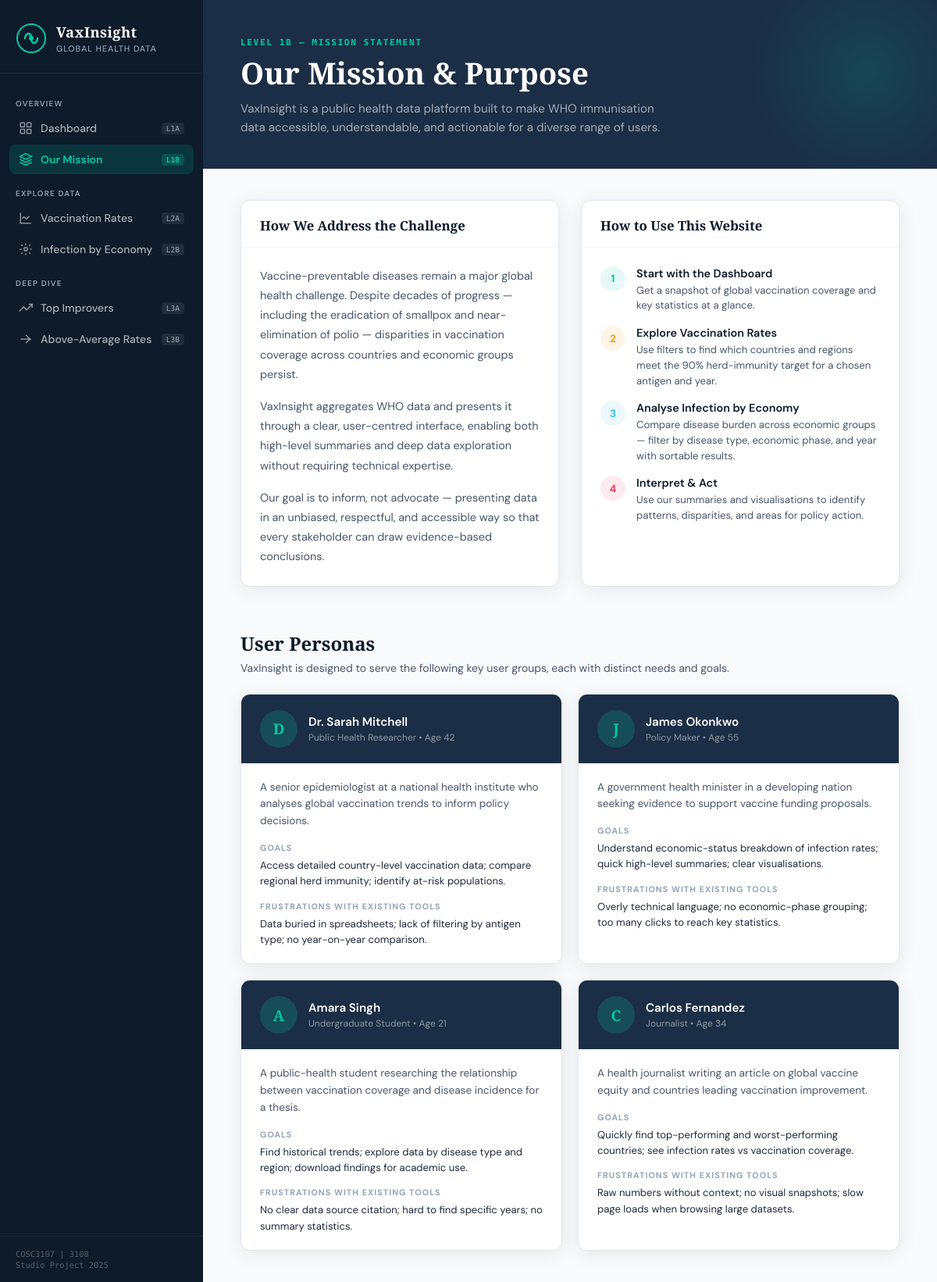
Page /mission on the committed database.
### tables this page shows
CREATE TABLE personas (
            id INTEGER PRIMARY KEY AUTOINCREMENT,
            name TEXT NOT NULL,
            role TEXT NOT NULL,
            age INTEGER,
            description TEXT NOT NULL,
            goals TEXT NOT NULL,
            frustrations TEXT NOT NULL
        );

### app.py (the view)
@app.route('/mission')
def mission():
    db = get_db()
    personas  = db.execute("SELECT * FROM personas").fetchall()
    team      = db.execute("SELECT * FROM team_members").fetchall()
    db.close()
    return render_template('mission.html', personas=personas, team=team)

### database.py (called while the page is built)
def get_db():
    conn = sqlite3.connect(DB_PATH)
    conn.row_factory = sqlite3.Row
    return conn

### templates/mission.html (shortened to what this page needs)
{% extends "base.html" %}
{% block content %}
<div class="page-header">
  <div class="page-header-eyebrow">Level 1B — Mission Statement</div>
  <h1>Our Mission &amp; Purpose</h1>
  <p>
    VaxInsight is a public health data platform built to make WHO immunisation
    data accessible, understandable, and actionable for a diverse range of users.
  </p>
</div>
<div class="content-area">
  <div class="two-col" style="margin-bottom:28px;">
    <div class="card">
      <div class="card-header"><h3>How We Address the Challenge</h3></div>
      <div class="card-body">
        <p style="font-size:.9rem;color:var(--gray-600);line-height:1.75;margin-bottom:16px;">
          Vaccine-preventable diseases remain a major global health challenge. Despite
          decades of progress — including the eradication of smallpox and near-elimination
          of polio — disparities in vaccination coverage across countries and economic
          groups persist.
        </p>
        <p style="font-size:.9rem;color:var(--gray-600);line-height:1.75;margin-bottom:16px;">
          VaxInsight aggregates WHO data and presents it through a clear, user-centred
          interface, enabling both high-level summaries and deep data exploration without
          requiring technical expertise.
        </p>
        <p style="font-size:.9rem;color:var(--gray-600);line-height:1.75;">
          Our goal is to inform, not advocate — presenting data in an unbiased,
          respectful, and accessible way so that every stakeholder can draw
          evidence-based conclusions.
        </p>
      </div>
    </div>
    <div class="card">
      <div class="card-header"><h3>How to Use This Website</h3></div>
      <div class="card-body">
        <div style="display:flex;flex-direction:column;gap:16px;">
          <div style="display:flex;gap:14px;align-items:flex-start;">
            <div style="width:32px;height:32px;border-radius:50%;background:rgba(0,201,167,.1);color:var(--teal);display:flex;align-items:center;justify-content:center;font-weight:700;font-size:.85rem;flex-shrink:0;">1</div>
            <div>
              <div style="font-weight:600;color:var(--navy);font-size:.9rem;margin-bottom:3px;">Start with the Dashboard</div>
              <div style="font-size:.82rem;color:var(--gray-600);line-height:1.5;">Get a snapshot of global vaccination coverage and key statistics at a glance.</div>
            </div>
          </div>
          <div style="display:flex;gap:14px;align-items:flex-start;">
            <div style="width:32px;height:32px;border-radius:50%;background:rgba(245,158,11,.1);color:var(--amber);display:flex;align-items:center;justify-content:center;font-weight:700;font-size:.85rem;flex-shrink:0;">2</div>
            <div>
              <div style="font-weight:600;color:var(--navy);font-size:.9rem;margin-bottom:3px;">Explore Vaccination Rates</div>
              <div style="font-size:.82rem;color:var(--gray-600);line-height:1.5;">Use filters to find which countries and regions meet the 90% herd-immunity target for a chosen antigen and year.</div>
            </div>
          </div>
          <div style="display:flex;gap:14px;align-items:flex-start;">
            <div style="width:32px;height:32px;border-radius:50%;background:rgba(56,189,248,.1);color:var(--sky);display:flex;align-items:center;justify-content:center;font-weight:700;font-size:.85rem;flex-shrink:0;">3</div>
            <div>
              <div style="font-weight:600;color:var(--navy);font-size:.9rem;margin-bottom:3px;">Analyse Infection by Economy</div>
              <div style="font-size:.82rem;color:var(--gray-600);line-height:1.5;">Compare disease burden across economic groups — filter by disease type, economic phase, and year with sortable results.</div>
            </div>
          </div>
          <div style="display:flex;gap:14px;align-items:flex-start;">
            <div style="width:32px;height:32px;border-radius:50%;background:rgba(244,63,94,.1);color:var(--rose);display:flex;align-items:center;justify-content:center;font-weight:700;font-size:.85rem;flex-shrink:0;">4</div>
            <div>
              <div style="font-weight:600;color:var(--navy);font-size:.9rem;margin-bottom:3px;">Interpret &amp; Act</div>
              <div style="font-size:.82rem;color:var(--gray-600);line-height:1.5;">Use our summaries and visualisations to identify patterns, disparities, and areas for policy action.</div>
            </div>
          </div>
        </div>
      </div>
    </div>
  </div>
  <h2 class="section-title">User Personas</h2>
  <p class="section-sub">VaxInsight is designed to serve the following key user groups, each with distinct needs and goals.</p>
  <div class="persona-grid">
    {% for p in personas %}
    <div class="persona-card">
      <div class="persona-header">
        <div class="persona-avatar">{{ p.name[0] }}</div>
        <div>
          <div class="persona-name">{{ p.name }}</div>
          <div class="persona-role">{{ p.role }} &bull; Age {{ p.age }}</div>
        </div>
      </div>
      <div class="persona-body">
        <p class="persona-desc">{{ p.description }}</p>
        <div class="persona-section-label">Goals</div>
        <p class="persona-goals" style="margin-bottom:14px;">{{ p.goals }}</p>
        <div class="persona-section-label">Frustrations with existing tools</div>
        <p class="persona-frust">{{ p.frustrations }}</p>
      </div>
    </div>
    {% endfor %}
  </div>
</div>
{% endblock %}

### static/style.css (style rules this page uses)
:root { --navy: #0d1b2a; --navy-mid: #1b2e45; --navy-lite: #243b55; --teal: #00c9a7; --teal-dark: #00a88a; --amber: #f59e0b; --rose: #f43f5e; --sky: #38bdf8; --white: #ffffff; --gray-50: #f8fafc; --gray-100: #f1f5f9; --gray-200: #e2e8f0; --gray-400: #94a3b8; --gray-600: #475569; --gray-800: #1e293b; --sidebar-w: 260px; --radius: 12px; --radius-sm: 8px; --shadow: 0 4px 24px rgba(0,0,0,.08); --shadow-lg: 0 8px 40px rgba(0,0,0,.12); --font-head: 'Playfair Display', Georgia, serif; --font-body: 'DM Sans', sans-serif; --font-mono: 'DM Mono', monospace; }
*, *::before, *::after { box-sizing: border-box; margin: 0; padding: 0; }
html { font-size: 16px; scroll-behavior: smooth; }
body { font-family: var(--font-body); background: var(--gray-50); color: var(--gray-800); display: flex; min-height: 100vh; }
.page-header { background: var(--navy-mid); color: var(--white); padding: 48px 48px 40px; position: relative; overflow: hidden; }
.page-header::before { content: ''; position: absolute; top: -60px; right: -60px; width: 300px; height: 300px; border-radius: 50%; background: radial-gradient(circle, rgba(0,201,167,.15) 0%, transparent 70%); }
.page-header-eyebrow { font-size: .7rem; font-weight: 600; letter-spacing: .14em; text-transform: uppercase; color: var(--teal); margin-bottom: 10px; font-family: var(--font-mono); }
.page-header h1 { font-family: var(--font-head); font-size: 2.4rem; font-weight: 700; line-height: 1.15; color: var(--white); max-width: 600px; }
.page-header p { margin-top: 12px; color: rgba(255,255,255,.6); font-size: .95rem; max-width: 540px; line-height: 1.6; }
.content-area { padding: 40px 48px; }
.section-title { font-family: var(--font-head); font-size: 1.5rem; font-weight: 700; color: var(--navy); margin-bottom: 6px; }
.section-sub { font-size: .875rem; color: var(--gray-600); margin-bottom: 24px; }
.card { background: var(--white); border-radius: var(--radius); box-shadow: var(--shadow); border: 1px solid var(--gray-200); overflow: hidden; margin-bottom: 28px; }
.card-header { padding: 20px 24px 16px; border-bottom: 1px solid var(--gray-100); display: flex; align-items: center; justify-content: space-between; gap: 12px; }
.card-header h3 { font-family: var(--font-head); font-size: 1.05rem; font-weight: 600; color: var(--navy); }
.card-body { padding: 24px; }
.persona-grid { display: grid; grid-template-columns: repeat(auto-fit, minmax(280px, 1fr)); gap: 20px; }
.persona-card { background: var(--white); border-radius: var(--radius); border: 1px solid var(--gray-200); box-shadow: var(--shadow); overflow: hidden; transition: transform .2s, box-shadow .2s; }
.persona-header { background: var(--navy-mid); padding: 20px 24px; display: flex; align-items: center; gap: 14px; }
.persona-avatar { width: 48px; height: 48px; border-radius: 50%; background: rgba(0,201,167,.2); display: flex; align-items: center; justify-content: center; font-family: var(--font-head); font-size: 1.2rem; font-weight: 700; color: var(--teal); flex-shrink: 0; }
.persona-name { font-weight: 600; color: var(--white); font-size: .95rem; }
.persona-role { font-size: .75rem; color: rgba(255,255,255,.5); margin-top: 2px; }
.persona-body { padding: 20px 24px; }
.persona-desc { font-size: .85rem; color: var(--gray-600); line-height: 1.6; margin-bottom: 16px; }
.persona-section-label { font-size: .67rem; font-weight: 700; letter-spacing: .1em; text-transform: uppercase; color: var(--gray-400); margin-bottom: 6px; }
.persona-goals, .persona-frust { font-size: .82rem; color: var(--gray-700); line-height: 1.55; }
.two-col { display: grid; grid-template-columns: 1fr 1fr; gap: 28px; }

### rows in the picture
personas: name "D", name "Dr. Sarah Mitchell", role "Public Health Researcher", age "42", description "A senior epidemiologist at a national health institute who analyses global vaccination trends to inform policy decisions.", goals "Access detailed country-level vaccination data; compare regional herd immunity; identify at-risk populations.", frustrations "Data buried in spreadsheets; lack of filtering by antigen type; no year-on-year comparison."
personas: name "J", name "James Okonkwo", role "Policy Maker", age "55", description "A government health minister in a developing nation seeking evidence to support vaccine funding proposals.", goals "Understand economic-status breakdown of infection rates; quick high-level summaries; clear visualisations.", frustrations "Overly technical language; no economic-phase grouping; too many clicks to reach key statistics."
personas: name "A", name "Amara Singh", role "Undergraduate Student", age "21", description "A public-health student researching the relationship between vaccination coverage and disease incidence for a thesis.", goals "Find historical trends; explore data by disease type and region; download findings for academic use.", frustrations "No clear data source citation; hard to find specific years; no summary statistics."
personas: name "C", name "Carlos Fernandez", role "Journalist", age "34", description "A health journalist writing an article on global vaccine equity and countries leading vaccination improvement.", goals "Quickly find top-performing and worst-performing countries; see infection rates vs vaccination coverage.", frustrations "Raw numbers without context; no visual snapshots; slow page loads when browsing large datasets."
